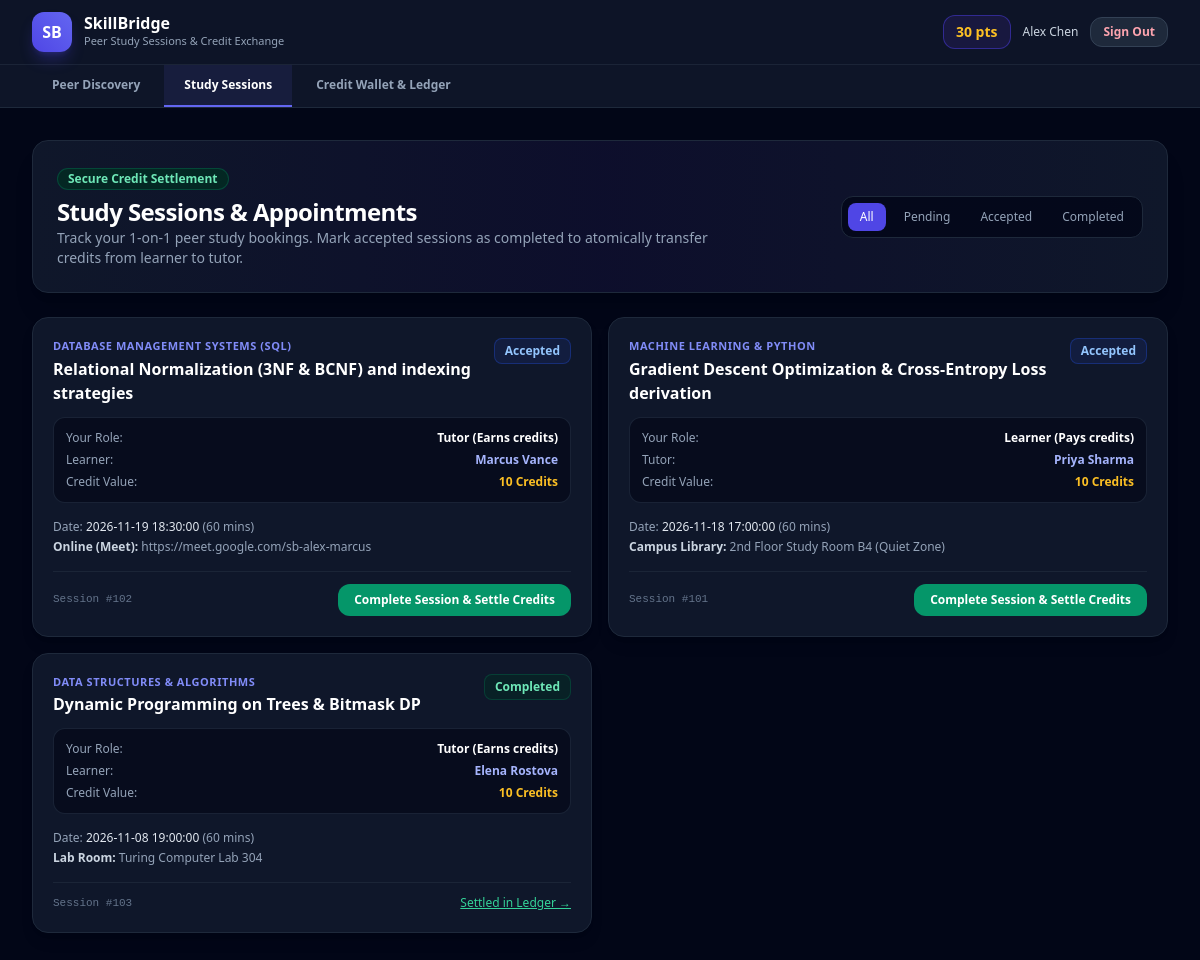
The app's page /student/sessions.php (signed in) with its own data.
### tables this page shows
CREATE TABLE IF NOT EXISTS `users` (
  `id` INT AUTO_INCREMENT PRIMARY KEY,
  `name` VARCHAR(100) NOT NULL,
  `email` VARCHAR(150) NOT NULL UNIQUE,
  `enrollment_no` VARCHAR(50) NOT NULL UNIQUE,
  `password_hash` VARCHAR(255) NOT NULL,
  `department` VARCHAR(100) NOT NULL,
  `semester` TINYINT NOT NULL,
  `role` ENUM('student', 'admin') DEFAULT 'student',
  `credit_balance` INT NOT NULL DEFAULT 20,
  `average_rating` DECIMAL(3,2) DEFAULT 5.00,
  `total_reviews` INT DEFAULT 0,
  `bio` TEXT NULL,
  `availability` VARCHAR(255) DEFAULT 'Weekday Evenings & Weekends',
  `status` ENUM('active', 'suspended') DEFAULT 'active',
  `created_at` TIMESTAMP DEFAULT CURRENT_TIMESTAMP,
  CONSTRAINT `chk_credit_positive` CHECK (`credit_balance` >= 0),
  CONSTRAINT `chk_semester_valid` CHECK (`semester` BETWEEN 1 AND 12)
);

CREATE TABLE IF NOT EXISTS `sessions` (
  `id` INT AUTO_INCREMENT PRIMARY KEY,
  `learner_id` INT NOT NULL,
  `tutor_id` INT NOT NULL,
  `subject_id` INT NOT NULL,
  `topic` VARCHAR(255) NOT NULL,
  `session_date` DATETIME NOT NULL,
  `duration_minutes` INT DEFAULT 60,
  `mode` ENUM('Online (Meet)', 'Campus Library', 'Lab Room', 'Study Commons') DEFAULT 'Online (Meet)',
  `meeting_details` VARCHAR(255) NOT NULL,
  `status` ENUM('pending', 'accepted', 'declined', 'completed', 'cancelled') DEFAULT 'pending',
  `credit_cost` INT NOT NULL DEFAULT 10,
  `created_at` TIMESTAMP DEFAULT CURRENT_TIMESTAMP,
  FOREIGN KEY (`learner_id`) REFERENCES `users`(`id`),
  FOREIGN KEY (`tutor_id`) REFERENCES `users`(`id`),
  FOREIGN KEY (`subject_id`) REFERENCES `skills`(`id`),
  INDEX `idx_learner_status` (`learner_id`, `status`),
  INDEX `idx_tutor_status` (`tutor_id`, `status`),
  CONSTRAINT `chk_different_peers` CHECK (`learner_id` <> `tutor_id`)
);

CREATE TABLE IF NOT EXISTS `skills` (
  `id` INT AUTO_INCREMENT PRIMARY KEY,
  `subject_name` VARCHAR(150) NOT NULL UNIQUE,
  `department` VARCHAR(100) NOT NULL,
  `code` VARCHAR(20) NOT NULL,
  INDEX `idx_dept` (`department`)
);

### config/database.php (called while the page is built, shortened)
<?php
function app_url(string $path = ''): string {
    $scriptDir = str_replace('\\', '/', dirname($_SERVER['SCRIPT_NAME'] ?? ''));
    $root = preg_replace('#/(auth|api|student)$#', '', rtrim($scriptDir, '/'));
    $root = rtrim($root, '/');
    return $root . '/' . ltrim($path, '/');
}
function e(?string $value): string {
    return htmlspecialchars($value ?? '', ENT_QUOTES, 'UTF-8');
}

### student/sessions.php (the view, shortened to what this page needs)
<?php
require_once __DIR__ . '/../config/database.php';
$current_user_id = (int)$_SESSION['user_id'];
$userStmt = $pdo->prepare("SELECT * FROM users WHERE id = :uid LIMIT 1");
$userStmt->execute([':uid' => $current_user_id]);
$currentUser = $userStmt->fetch();
$filter = $_GET['status'] ?? 'all';
$allowedFilters = ['all', 'pending', 'accepted', 'completed'];
$sql = "
    SELECT s.*,
           l.name AS learner_name,
           t.name AS tutor_name,
           sk.subject_name
    FROM sessions s
    INNER JOIN users l ON s.learner_id = l.id
    INNER JOIN users t ON s.tutor_id = t.id
    INNER JOIN skills sk ON s.subject_id = sk.id
    WHERE (s.learner_id = :uid1 OR s.tutor_id = :uid2)
";
$params = [':uid1' => $current_user_id, ':uid2' => $current_user_id];
$sql .= " ORDER BY s.session_date DESC, s.id DESC";
$stmt = $pdo->prepare($sql);
$stmt->execute($params);
$sessions = $stmt->fetchAll();
?>
<!DOCTYPE html>
<html lang="en">
<head>
    <script src="https://cdn.tailwindcss.com"></script>
</head>
<body class="bg-slate-950 text-slate-100 min-h-screen flex flex-col">
    <header class="border-b border-slate-800 bg-slate-900/90 backdrop-blur-md sticky top-0 z-40">
        <div class="max-w-7xl mx-auto px-4 sm:px-6 lg:px-8 h-16 flex items-center justify-between gap-4">
            <div class="flex items-center gap-3">
                <div class="w-10 h-10 rounded-xl bg-gradient-to-tr from-indigo-600 to-indigo-500 flex items-center justify-center font-black text-white text-base shadow-lg shadow-indigo-600/30">
                    SB
                </div>
                <div>
                    <h1 class="text-base font-bold text-white leading-none">SkillBridge</h1>
                    <p class="text-[11px] text-slate-400 mt-0.5">Peer Study Sessions &amp; Credit Exchange</p>
                </div>
            </div>
            <div class="flex items-center gap-3">
                <a href="<?= e(app_url('student/ledger.php')) ?>" class="bg-indigo-950/70 border border-indigo-700/60 px-3 py-1.5 rounded-xl text-sm font-bold text-amber-400">
                    <?= (int)$currentUser['credit_balance'] ?> pts
                </a>
                <span class="text-xs text-slate-300 hidden sm:inline"><?= e($currentUser['name']) ?></span>
                <a href="<?= e(app_url('auth/logout.php')) ?>" class="bg-slate-800 hover:bg-slate-700 border border-slate-700 px-3 py-1.5 rounded-xl text-xs font-semibold text-rose-300 transition">
                    Sign Out
                </a>
            </div>
        </div>
        <div class="border-t border-slate-800/80 bg-slate-900/60 overflow-x-auto">
            <div class="max-w-7xl mx-auto px-4 sm:px-6 lg:px-8 flex items-center gap-1">
                <a href="<?= e(app_url('dashboard.php')) ?>" class="px-5 py-3 text-xs font-semibold border-b-2 border-transparent text-slate-400 hover:text-slate-200 whitespace-nowrap">
                    Peer Discovery
                </a>
                <a href="<?= e(app_url('student/sessions.php')) ?>" class="px-5 py-3 text-xs font-semibold border-b-2 border-indigo-500 text-white bg-indigo-500/10 whitespace-nowrap">
                    Study Sessions
                </a>
                <a href="<?= e(app_url('student/ledger.php')) ?>" class="px-5 py-3 text-xs font-semibold border-b-2 border-transparent text-slate-400 hover:text-slate-200 whitespace-nowrap">
                    Credit Wallet &amp; Ledger
                </a>
            </div>
        </div>
    </header>
    <main class="max-w-7xl mx-auto px-4 sm:px-6 lg:px-8 py-8 flex-1 w-full space-y-6">
        <div class="bg-gradient-to-r from-slate-900 via-indigo-950/40 to-slate-900 border border-slate-800 rounded-2xl p-6 shadow-xl flex flex-wrap items-center justify-between gap-4">
            <div>
                <span class="px-2.5 py-0.5 rounded-full text-xs font-semibold bg-emerald-950/80 text-emerald-300 border border-emerald-800/60 inline-block mb-1.5">
                    Secure Credit Settlement
                </span>
                <h2 class="text-2xl font-bold text-white tracking-tight">Study Sessions &amp; Appointments</h2>
                <p class="text-slate-400 text-sm max-w-2xl">
                    Track your 1-on-1 peer study bookings. Mark accepted sessions as completed to atomically transfer credits from learner to tutor.
                </p>
            </div>
            <div class="flex items-center gap-1.5 bg-slate-950/80 p-1.5 rounded-xl border border-slate-800 text-xs">
                <?php foreach ($allowedFilters as $tab): ?>
                    <a
                        href="<?= e(app_url('student/sessions.php?status=' . $tab)) ?>"
                        class="px-3 py-1.5 rounded-lg font-medium capitalize transition <?= $filter === $tab ? 'bg-indigo-600 text-white' : 'text-slate-400 hover:text-slate-200' ?>"
                    >
                        <?= e($tab) ?>
                    </a>
                <?php endforeach; ?>
            </div>
        </div>
        <?php if (empty($sessions)): ?>
            <div class="bg-slate-900/40 border border-dashed border-slate-800 rounded-2xl py-16 px-6 text-center">
                <h3 class="text-base font-semibold text-white mb-1">No sessions found</h3>
                <p class="text-xs text-slate-400">Visit Peer Discovery to book a study session with a classmate.</p>
            </div>
        <?php else: ?>
            <div class="grid grid-cols-1 lg:grid-cols-2 gap-4">
                <?php foreach ($sessions as $session): ?>
                    <?php
                        $isLearner = (int)$session['learner_id'] === $current_user_id;
                        $isTutor   = (int)$session['tutor_id'] === $current_user_id;
                        $otherParty = $isLearner ? $session['tutor_name'] : $session['learner_name'];
                        $badgeClasses = match ($session['status']) {
                            'pending'   => 'bg-amber-950/50 text-amber-300 border-amber-800/50',
                            'accepted'  => 'bg-blue-950/50 text-blue-300 border-blue-800/50',
                            'completed' => 'bg-emerald-950/50 text-emerald-300 border-emerald-800/50',
                            'declined'  => 'bg-rose-950/50 text-rose-300 border-rose-800/50',
                            default     => 'bg-slate-800/50 text-slate-400 border-slate-700/50'
                        };
                    ?>
                    <div class="bg-slate-900 border border-slate-800 rounded-2xl p-5 flex flex-col justify-between shadow-lg">
                        <div>
                            <div class="flex items-start justify-between gap-3 mb-3">
                                <div>
                                    <span class="text-[11px] font-semibold uppercase tracking-wider text-indigo-400 block">
                                        <?= e($session['subject_name']) ?>
                                    </span>
                                    <h3 class="text-base font-bold text-white mt-0.5"><?= e($session['topic']) ?></h3>
                                </div>
                                <span class="px-2.5 py-1 rounded-lg text-xs font-semibold border capitalize <?= $badgeClasses ?>">
                                    <?= e($session['status']) ?>
                                </span>
                            </div>
                            <div class="bg-slate-950/60 rounded-xl p-3 border border-slate-800/80 mb-4 space-y-1.5 text-xs">
                                <div class="flex justify-between">
                                    <span class="text-slate-400">Your Role:</span>
                                    <span class="font-semibold text-white"><?= $isLearner ? 'Learner (Pays credits)' : 'Tutor (Earns credits)' ?></span>
                                </div>
                                <div class="flex justify-between">
                                    <span class="text-slate-400"><?= $isLearner ? 'Tutor:' : 'Learner:' ?></span>
                                    <span class="font-semibold text-indigo-300"><?= e($otherParty) ?></span>
                                </div>
                                <div class="flex justify-between">
                                    <span class="text-slate-400">Credit Value:</span>
                                    <span class="font-bold text-amber-400"><?= (int)$session['credit_cost'] ?> Credits</span>
                                </div>
                            </div>
                            <div class="text-xs text-slate-400 space-y-1 mb-4">
                                <div>Date: <span class="text-slate-200"><?= e($session['session_date']) ?></span> (<?= (int)$session['duration_minutes'] ?> mins)</div>
                                <div><strong class="text-slate-300"><?= e($session['mode']) ?>:</strong> <?= e($session['meeting_details']) ?></div>
                            </div>
                        </div>
                        <div class="pt-3 border-t border-slate-800/80 flex items-center justify-between gap-2">
                            <span class="text-[11px] text-slate-500 font-mono">Session #<?= (int)$session['id'] ?></span>
                            <div class="flex items-center gap-2">
                                <?php if ($session['status'] === 'pending' && $isTutor): ?>
                                    <form method="POST" action="<?= e(app_url('student/sessions.php')) ?>" class="inline">
                                        <input type="hidden" name="csrf_token" value="<?= e($_SESSION['csrf_token']) ?>">
                                        <input type="hidden" name="session_id" value="<?= (int)$session['id'] ?>">
                                        <input type="hidden" name="action" value="decline">
                                        <button type="submit" class="px-3 py-1.5 rounded-lg text-xs font-medium text-rose-300 border border-rose-900/40 hover:bg-rose-950/40 cursor-pointer">Decline</button>
                                    </form>
                                    <form method="POST" action="<?= e(app_url('student/sessions.php')) ?>" class="inline">
                                        <input type="hidden" name="csrf_token" value="<?= e($_SESSION['csrf_token']) ?>">
                                        <input type="hidden" name="session_id" value="<?= (int)$session['id'] ?>">
                                        <input type="hidden" name="action" value="accept">
                                        <button type="submit" class="px-3.5 py-1.5 rounded-lg text-xs font-semibold text-white bg-indigo-600 hover:bg-indigo-500 cursor-pointer">Accept Request</button>
                                    </form>
                                <?php elseif ($session['status'] === 'accepted'): ?>
                                    <form method="POST" action="<?= e(app_url('student/sessions.php')) ?>" class="inline">
                                        <button type="submit" class="px-4 py-2 rounded-xl text-xs font-semibold bg-emerald-600 hover:bg-emerald-500 text-white cursor-pointer">
                                            Complete Session &amp; Settle Credits
                                        </button>
                                    </form>
                                <?php elseif ($session['status'] === 'completed'): ?>
                                    <a href="<?= e(app_url('student/ledger.php')) ?>" class="text-xs text-emerald-400 hover:text-emerald-300 underline font-medium">
                                        Settled in Ledger →
                                    </a>
                                <?php endif; ?>
                            </div>
                        </div>
                    </div>
                <?php endforeach; ?>
            </div>
        <?php endif; ?>
    </main>
</body>
</html>

### records on screen
users: credit_balance "30", name "Alex Chen"
sessions: subject.subject_name "DATABASE MANAGEMENT SYSTEMS (SQL)", topic "Relational Normalization (3NF & BCNF) and indexing strategies", status "Accepted", shows "Tutor (Earns credits)", shows "Learner:", learner.name "Marcus Vance", credit_cost "10", session_date "2026-11-19 18:30:00", duration_minutes "60", mode "Online (Meet)", meeting_details "https://meet.google.com/sb-alex-marcus", id "102"
sessions: subject.subject_name "MACHINE LEARNING & PYTHON", topic "Gradient Descent Optimization & Cross-Entropy Loss derivation", status "Accepted", shows "Learner (Pays credits)", shows "Tutor:", tutor.name "Priya Sharma", credit_cost "10", session_date "2026-11-18 17:00:00", duration_minutes "60", mode "Campus Library", meeting_details "2nd Floor Study Room B4 (Quiet Zone)", id "101"
sessions: subject.subject_name "DATA STRUCTURES & ALGORITHMS", topic "Dynamic Programming on Trees & Bitmask DP", status "Completed", shows "Tutor (Earns credits)", shows "Learner:", learner.name "Elena Rostova", credit_cost "10", session_date "2026-11-08 19:00:00", duration_minutes "60", mode "Lab Room", meeting_details "Turing Computer Lab 304", id "103"

### other values on screen
$tab "All"
$tab "Pending"
$tab "Accepted"
$tab "Completed"
